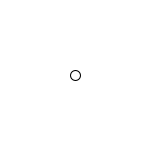
Frame 1 (no input)
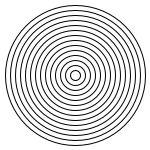
Frame 60 (the mouse pressed at the canvas centre just before this capture)
Frame 120 (the mouse held since frame 60 and released just before this capture): identical to frame 60, image omitted

The Processing sketch that drew these frames (run headless with seeded random() and noise(); from frame 60 on, the mouse is pressed at the canvas centre):

// Processing sketch: lesson_04_1_ani_circle
// ── lesson_04_1_ani_circle.pde
//大きさを変えるアニメーション

void setup(){
  size(150,150);
  colorMode(RGB,100);
  background(100);
}

int i = 10;

void draw(){
  if(i < width){
    noFill();
    ellipse(width/2,height/2,i,i);
    i+=10;
  }
}
